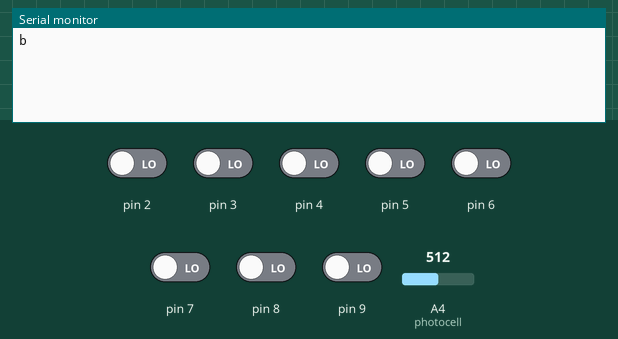
This sketch was run on a simulated Arduino Uno, built with avr-gcc and run on an emulated ATmega328P. Shown: the last lines printed to the serial monitor. Inputs (shaded band) come from the test bench; at power-on: pin 2–9 LOW, A4 (photocell) = 512.

Above: at 1.2 s.
1.3 s: A4 (photocell) set to 40
At 1.7 s:
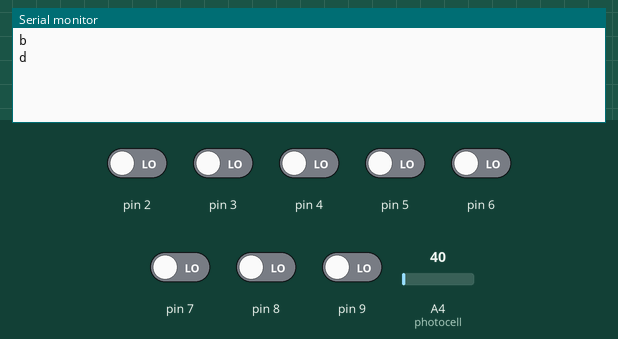
2.9 s: pin 2 driven HIGH
At 4.1 s:
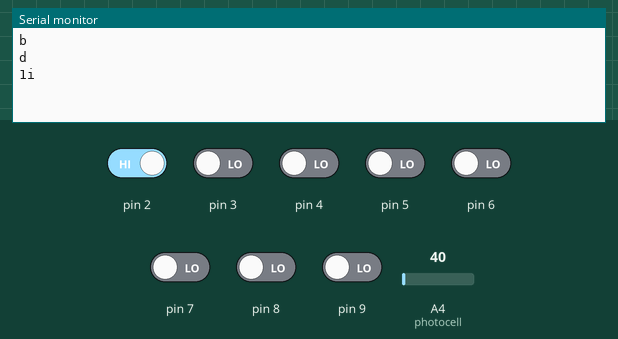
4.5 s: pin 2 driven LOW
At 5.4 s:
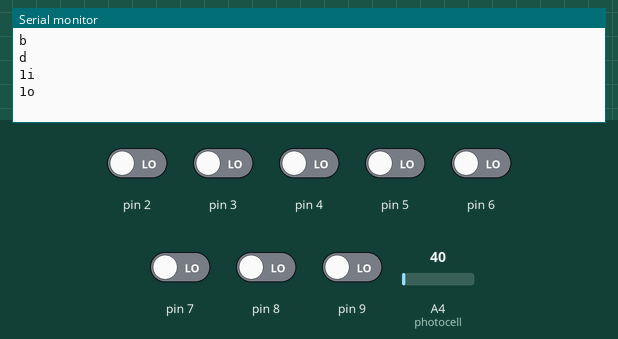
6.1 s: pin 3 driven HIGH
At 6.5 s:
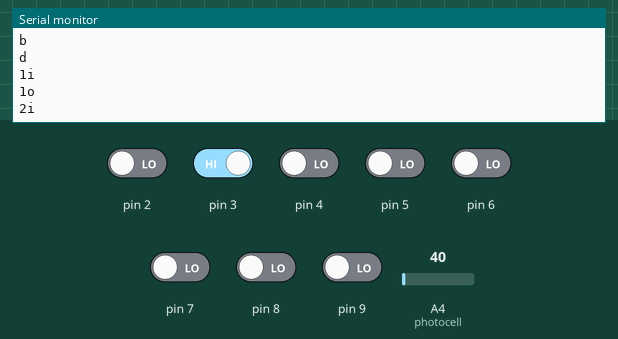
7.6 s: pin 4 driven HIGH
At 8.8 s:
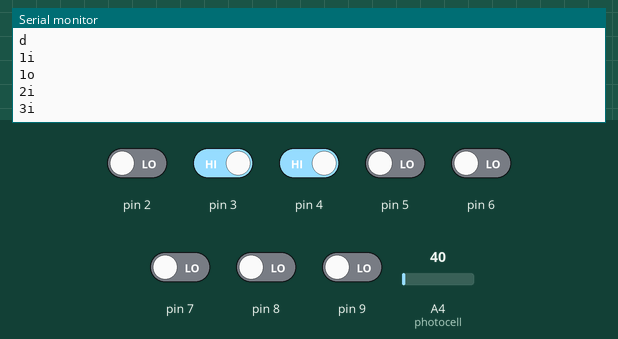
9.1 s: pin 5 driven HIGH
At 10.0 s:
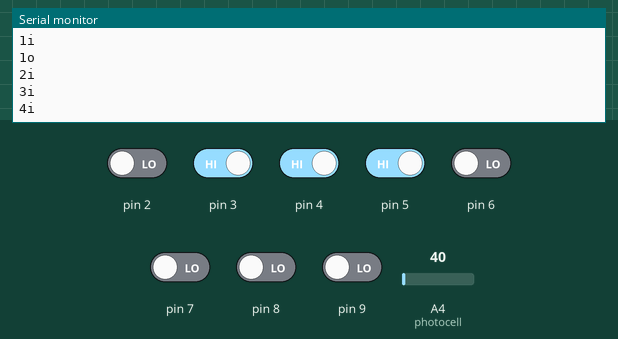
Timing chart, 0 to 11.6 s (numbered marks = the images above; inputs shaded):
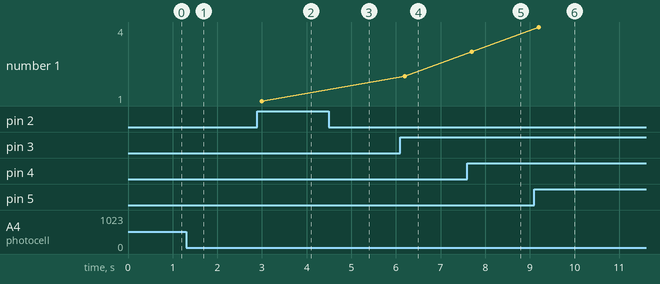

The sketch:

CruftFest.ino
```cpp
/**
 * This sketch takes in/out readings for the eight brass weights, and converts
 * the photocell reading to a dark/bright reading, before sending these readings
 * to Processing over the serial port.
 *
 * The debouncing part of the code was adapted from Mellis's 2006 Arduino
 * Tutorial, available on: https://www.arduino.cc/en/Tutorial/Debounce
 */

// assign pin numbers to variables
int photocell = A4; // pin A4 for photocell
int weight[8]; // 8 pin values for brass weights

// create variables for readings
int photocellValue; // 0 for dark up to 1023 for bright
boolean lastPhotocellReading; // 0 for dark, 1 for bright (last reading)
boolean photocellReading; // 0 for dark, 1 for bright (current reading)
boolean photocellState; // 0 for dark, 1 for bright (current debounced state)
// same principle with weight readings, with 0 for out, 1 for in
boolean lastWeightReading[8], weightReading[8], weightState[8];

// create variables for debouncing
// first variable records the last time each sensor was toggled on or off
unsigned long lastDebounceTime[9]; // [0-7] for weights, [8] for photocell
// second variable sets the debounce delay below which signals will ignored
unsigned long debounceDelay = 100; // delay increased to 100 ms for stability

void setup() {
  // declare photocell pin as input
  pinMode(photocell, INPUT);
  // assign pin numbers to weights and declare as inputs
  for(int i = 0; i <= 7; i++) {
    weight[i] = i + 2; // first weight on pin 2, second on pin 3, etc.
    pinMode(i + 2, INPUT);
  }
  // start serial communication at 115200 bps
  Serial.begin(115200);
}

void loop() {
  // code separated in two functions for clarity
  sendPhotocellState(); // update photocell state on serial port if needed
  sendWeightState(); // update weight state on serial port if needed
}

void sendPhotocellState() {
  // read current value on photocell
  photocellValue = analogRead(photocell);
  // update current photocell reading
  if(photocellValue < 50)
    photocellReading = 0; // dark
  else
    photocellReading = 1; // bright
  // reset the debounce timer if the photocell reading has changed
  if(photocellReading != lastPhotocellReading)
    lastDebounceTime[8] = millis();
  // if the reading is different from the current state, and not accidental
  if((millis() - lastDebounceTime[8]) > debounceDelay
    && photocellReading != photocellState) {
    // consider the reading as the new current state
    photocellState = photocellReading;
    // send dark/bright to the serial port depending on the state
    if (!photocellState)
      Serial.println("d"); // dark
    if (photocellState)
      Serial.println("b"); // bright
  }
  // in any case, update the last photocell reading
  lastPhotocellReading = photocellReading;
}

void sendWeightState() {
  // repeat the process below for each weight
  for(int i = 0; i <= 7; i++) {
    // read current pin state
    weightReading[i] =  digitalRead(weight[i]);
    // reset the debounce timer if the pin reading has changed
    if(weightReading[i] != lastWeightReading[i])
      lastDebounceTime[i] = millis();
    // if the reading is different from the current state, and not accidental
    if ((millis() - lastDebounceTime[i]) > debounceDelay
      && weightReading[i] != weightState[i]) {
      // consider the reading as the new current state
      weightState[i] = weightReading[i];
      // send value to the serial port depending on the state
      if(!weightState[i]) {
        Serial.print(i+1); // weight number
        Serial.println("o"); // out
      }
      if(weightState[i]) {
        Serial.print(i+1); // weight number
        Serial.println("i"); // in
      }
    }
    // in any case, update the last photocell reading
    lastWeightReading[i] = weightReading[i];
  }
}
```

Measured:
- after the input at 1.3 s, the serial monitor: prints a new line after 0.10 s (image 1)
- after the input at 2.9 s, the serial monitor: prints a new line after 0.10 s (image 2)
- after the input at 4.5 s, the serial monitor: prints a new line after 0.10 s (image 3)
- after the input at 6.1 s, the serial monitor: prints a new line after 0.10 s (image 4)
- after the input at 7.6 s, the serial monitor: prints a new line after 0.10 s (image 5)
- after the input at 9.1 s, the serial monitor: prints a new line after 0.10 s (image 6)
- plotted number 1: 1 → 2 after the input at 6.1 s, 2 → 3 after the input at 7.6 s, 3 → 4 after the input at 9.1 s
